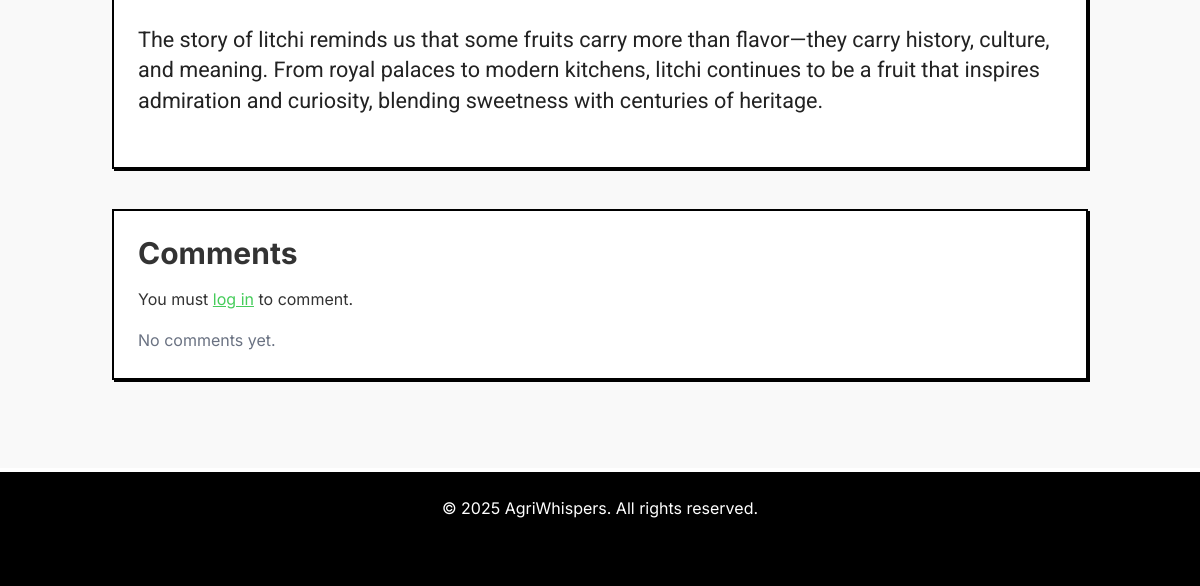
The page /greenblog/post/35/litchi-the-ancient-fruit-of-luxury-and-diplomacy/ (lower part) on the database as committed earlier.
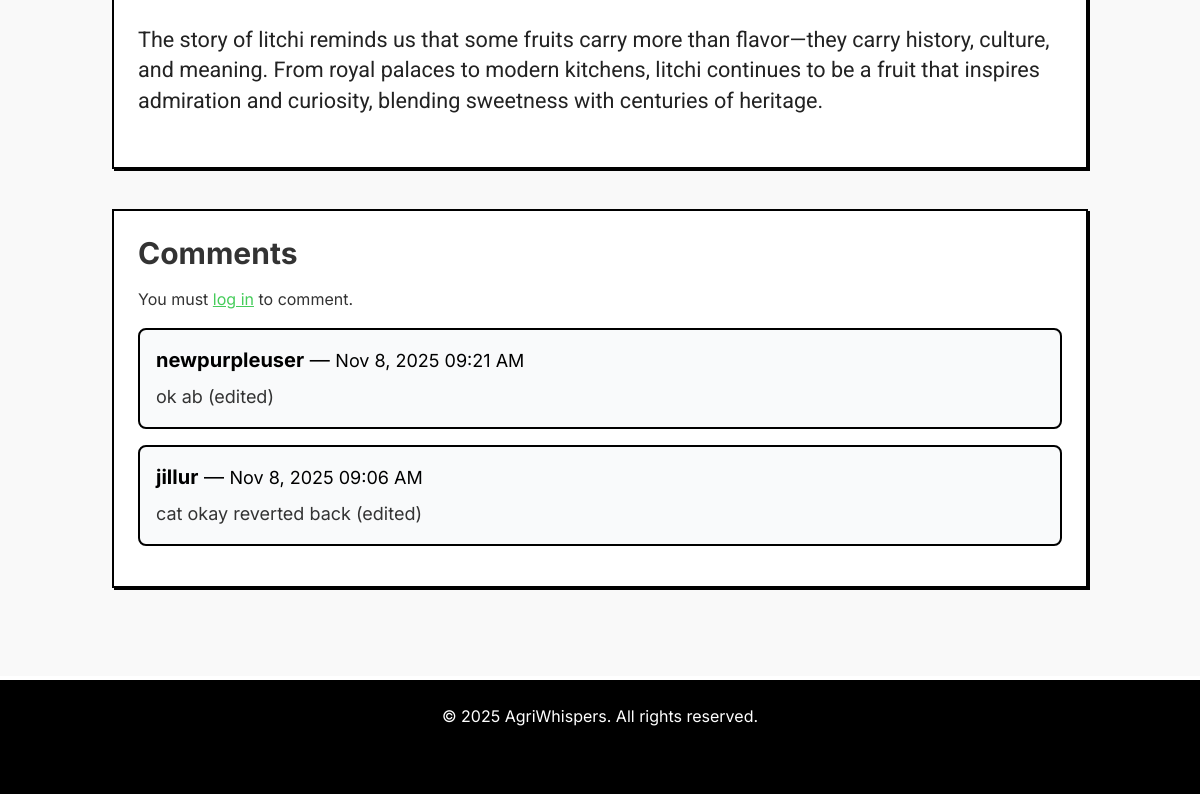
The same page on the database as committed later.
### blog/models.py (models this page shows, shortened)
class BlogPost(models.Model):
    title = models.CharField(max_length=255)
    slug = models.SlugField(unique=True, blank=True, max_length=255)
    category = models.ForeignKey('Category', on_delete=models.SET_NULL, null=True, related_name='posts')
    tags = models.ManyToManyField('Tag', blank=True, related_name='posts')
    description = models.TextField(blank=True, help_text="short blog description")
    content = RichTextField()
    image = models.ImageField(upload_to='blog_images/', blank=True, null=True)
    author = models.ForeignKey(User, on_delete=models.SET_NULL, null=True, blank=True)
    created_at = models.DateTimeField(auto_now_add=True)
    updated_at = models.DateTimeField(auto_now=True)
    publish = models.BooleanField(default=False)

class Comment(models.Model):
    post = models.ForeignKey(BlogPost, on_delete=models.CASCADE, related_name='comments')
    user = models.ForeignKey(User, on_delete=models.CASCADE)
    content = models.TextField()
    created_at = models.DateTimeField(auto_now_add=True)

### blog/views.py (the view)
# urls.py: path('post/<int:id>/<slug:slug>/', views.blog_detail, name='blog_detail'),
def blog_detail(request, id, slug=None):
    blog_post = get_object_or_404(BlogPost, id=id, publish=True)
    comments = blog_post.comments.all().order_by('-created_at')
    if slug != blog_post.slug:
        return redirect(blog_post.get_absolute_url(), permanent=True)
    if request.method == 'POST':
        if request.user.is_authenticated:
            form = CommentForm(request.POST)
            if form.is_valid():
                comment = form.save(commit=False)
                comment.post = blog_post
                comment.user = request.user
                comment.save()
                return redirect(blog_post.get_absolute_url())
        else:
            return redirect('login')
    else:
        form = CommentForm()
    return render(request, 'blog/blog_detail.html', {
        'blog_post': blog_post,
        'comments': comments,
        'form': form
    })

### blog/context_processors.py (called while the page is built)
def current_time(request):
    return {'current_time': datetime.now()}

### blog/templates/blog/blog_detail.html (shortened to what this page needs)
{% extends 'base.html' %}
{% load static %}
{% block content %}
<article class="max-w-8xl w-11/12 md:w-full mx-auto p-6 bg-white neo-card">
  <div class="prose prose-lg max-w-none">
    {% autoescape off %}
      {{ blog_post.content|safe }}
    {% endautoescape %}
  </div>
</article>
<section class="max-w-8xl w-11/12 md:w-full mx-auto mt-10 p-6 bg-white neo-card">
  <h2 class="text-2xl md:text-3xl font-bold mb-4">Comments</h2>
  {% if user.is_authenticated %}
    <form method="post" class="mb-10 text-md md:text-xl">
      {% csrf_token %}
      {{ form.as_p }}
      <button type="submit" class="text-md md:text-xl px-4 mt-2 py-2 bg-treegreen border-2 border-black font-semibold text-black hover:bg-black hover:text-treegreen transition rounded-lg shadow-lg">
        Post Comment
      </button>
    </form>
  {% else %}
    <p class="mb-4">You must <a href="{% url 'login' %}" class="text-treegreen underline">log in</a> to comment.</p>
  {% endif %}
  {% for comment in comments %}
<div class="border-2 border-black p-4 mb-4 bg-gray-50 rounded-lg">
  <p class="text-black text-md md:text-xl">
    <strong>{{ comment.user.username }}</strong> —
    <span class="text-sm md:text-lg">{{ comment.created_at|date:"M j, Y h:i A" }}</span>
  </p>
  <p class="mt-2 text-md md:text-lg">{{ comment.content }}</p>
</div>
{% empty %}
<p class="text-gray-500">No comments yet.</p>
{% endfor %}
</section>
{% endblock %}

### blog/templates/base.html (shortened to what this page needs)
{% load static %}
<!DOCTYPE html>
<html lang="en">
<head>
    <script src="https://cdn.jsdelivr.net/npm/@tailwindcss/browser@4"></script>
</head>
<body class="bg-white text-black">
    <div class="container mx-auto p-2 md:p-6">
        {% block content %}{% endblock %}
    </div>
    <footer class="bg-black text-white text-center py-6 mt-16 border-t-4 border-treegreen pb-16">
        <p>© {{ current_time.year }} AgriWhispers. All rights reserved.</p>
    </footer>
</body>
</html>

### blog/templates/base.html (style rules this page uses)
:root { --treegreen: #45cc5a; --darkblack: #142c96; }
.text-treegreen { color: var(--treegreen); }
.neo-card { border: 2px solid black; box-shadow: 2px 2px 0 black; transition: all 0.2s ease; }
body { font-family: 'Inter', sans-serif; line-height: 1.6; color: #333; background-color: #f9f9f9; }
article { font-family: 'Roboto', sans-serif; line-height: 1.5; color: #222; }
.prose p { font-size: 1.1em; margin-bottom: 1.25em; line-height: 1.4; }
@media (min-width: 768px) { .prose p { font-size: 1.35em; } }

Rows that differ between the two databases and show on the page:
added Comment: user.username "newpurpleuser", created_at "Nov 8, 2025 09:21 AM", content "ok ab (edited)"
added Comment: user.username "jillur", created_at "Nov 8, 2025 09:06 AM", content "cat okay reverted back (edited)"
Other text that changed with them:
text no longer shown: "No comments yet."
